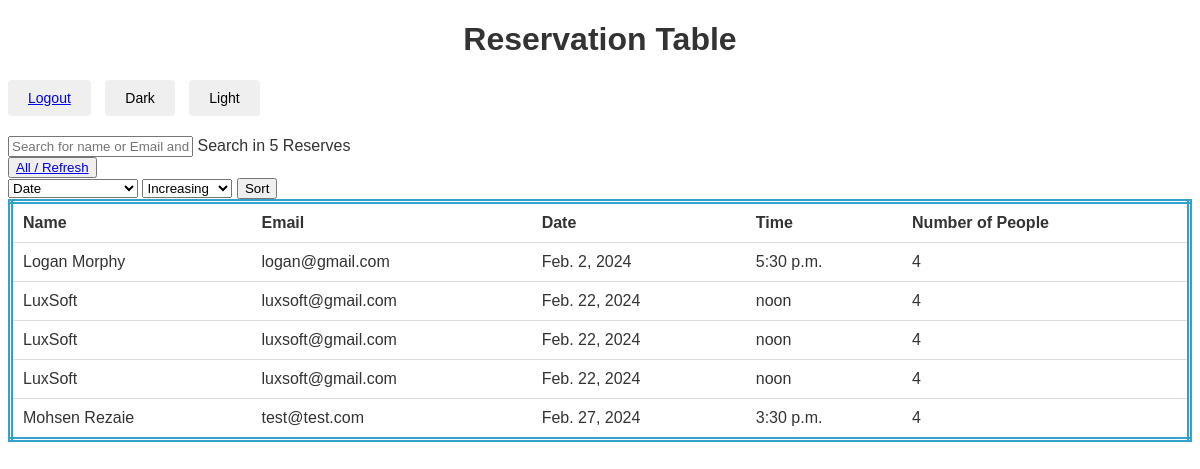
Page /admin_panel/ (signed in) on the earlier database version.
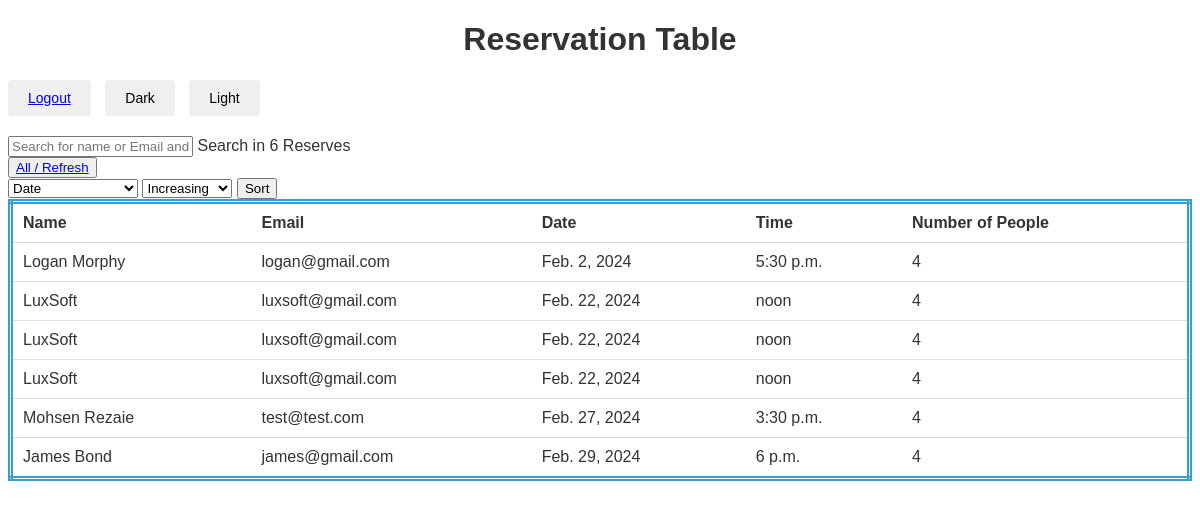
Same page on the later database version.
### base/models.py (models this page shows, shortened)
class Reservation(models.Model):
    name = models.CharField(max_length=100)
    email = models.EmailField()
    date = models.DateField()
    time = models.TimeField()
    number_of_people = models.PositiveSmallIntegerField()

### base/views.py (the view)
# urls.py: path('admin_panel/', views.admin_panel, name='admin-panel')
@login_required(login_url='/admin_login')
def admin_panel(request):
    q = request.GET.get('q') if request.GET.get('q') is not None else ''
    sort_by = request.GET.get('sort_by')
    ord_by = request.GET.get('order_by')
    ordering = 'date'
    if sort_by in ['date', 'time', 'number_of_people']:
        ordering = sort_by
    if ord_by == 'dec':
        reserves = Reservation.objects.filter(
            Q(name__icontains=q) |
            Q(email__icontains=q)
        ).order_by('-' + ordering)
    else:
        reserves = Reservation.objects.filter(
            Q(name__icontains=q) |
            Q(email__icontains=q)
        ).order_by(ordering)
    context = {
        "reserves": reserves,
        'sort_by': sort_by
    }
    return render(request, 'admin_panel.html', context)

### templates/admin_panel.html (shortened to what this page needs)
<!DOCTYPE html>
<html lang="en">
<head>
</head>
<body>
<h1 style="text-align: center">Reservation Table</h1>
<div class="mode-buttons">
    <button class="mode-button"><a href="{% url 'admin-logout' %}">Logout</a></button>
    <button class="mode-button" id="dark-mode">Dark</button>
    <button class="mode-button" id="light-mode">Light</button>
</div>
<form method="GET" action="{% url 'admin-panel' %}">
    <input type="text" name="q" placeholder="Search for name or Email and hit Enter">
    <label>Search in {{ reserves | length }} Reserves</label>
</form>
<div>
    <button><a href="{% url 'admin-panel' %}">All / Refresh</a></button>
</div>
<form method="GET">
    <select name="sort_by">
        <option value="date">Date</option>
    </select>
    <select name="order_by">
        <option value="inc">Increasing</option>
    </select>
    <button type="submit">Sort</button>
</form>
<table>
    <thead>
    <tr>
        <th>Name</th>
        <th>Email</th>
        <th>Date</th>
        <th>Time</th>
        <th>Number of People</th>
    </tr>
    </thead>
    <tbody>
    {% for reserve in reserves %}
        <tr>
            <td>{{ reserve.name }}</td>
            <td>{{ reserve.email }}</td>
            <td>{{ reserve.date }}</td>
            <td>{{ reserve.time }}</td>
            <td>{{ reserve.number_of_people }}</td>
        </tr>
    {% endfor %}
    </tbody>
</table>
</body>
</html>

Differences in the rows shown:
added Reservation: name "James Bond", email "james@gmail.com", date "Feb. 29, 2024", time "6 p.m.", number_of_people "4"
Other differences:
{{ reserves | length }}: "5" → "6"
